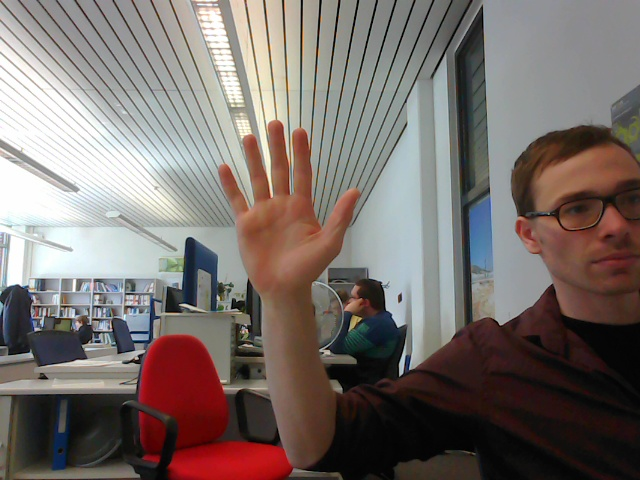
#> input picture test.jpg, 640 x 480 px, given in place of tabletennis.avi, which was not available
$ python mean_shift_cv2.py   (Python 2 division)
#> lines starting #> are read from the running program, lines starting #| are printed output that depends on the picture; after the words box and inside, x2 and y2 are one past the last pixel; in counts of white or black regions, pixels touching at a corner belong together; pictures that were not available may be replaced by others from this repository, and a replacement may not be noted
'''
Created on 09.04.2014

@author: tabuchte
'''

import numpy as np
import cv2
import webcam

# refImg, refImg_hsv = webcam.captureRefImage()
cap = cv2.VideoCapture('c:/Users/tabuchte/coding/matlab/mean_shift/ex4/tabletennis.avi')

# take first frame of the video
ret,frame = cap.read()
#> frame is the input picture: shape (480, 640, 3); mean B, G, R 107.4, 111.5, 121.3

# setup initial location of window
r,h,c,w = 27,31,136,28  # simply hardcoded the values
track_window = (c,r,w,h)

# set up the ROI for tracking
roi = frame[r:r+h, c:c+w]
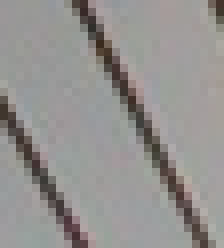
#> roi: shape (31, 28, 3) (shown 8 times larger); mean B, G, R 144, 146, 148.2
hsv_roi =  cv2.cvtColor(roi, cv2.COLOR_BGR2HSV)
#> hsv_roi: shape (31, 28, 3); mean H, S, V 56.7, 12.9, 149.4

cv2.imshow('roi', roi)
cv2.imshow('hsv_roi', hsv_roi)
cv2.waitKey(0)

mask = cv2.inRange(hsv_roi, np.array((0., 60.,32.)), np.array((180.,255.,255.)))
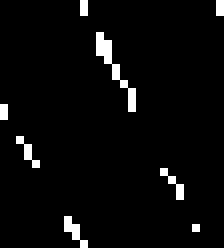
#> mask: shape (31, 28) (shown 8 times larger); 3.7% white in thin lines or dots
roi_hist = cv2.calcHist([hsv_roi],[0],mask,[180],[0,180])
#> roi_hist = 180 values, max 4 at index 9, min 0 at index 1, mean 0.178
cv2.normalize(roi_hist,roi_hist,0,255,cv2.NORM_MINMAX)

# Setup the termination criteria, either 10 iteration or move by atleast 1 pt
term_crit = ( cv2.TERM_CRITERIA_EPS | cv2.TERM_CRITERIA_COUNT, 10, 1 )

while(1):
    # frame, frame_hsv = webcam.get_frame()
    ret, frame = cap.read()

    hsv = cv2.cvtColor(frame, cv2.COLOR_BGR2HSV)
#> hsv: shape (480, 640, 3); mean H, S, V 56.1, 57.9, 125.9
    dst = cv2.calcBackProject([hsv],[0],roi_hist,[0,180],1)
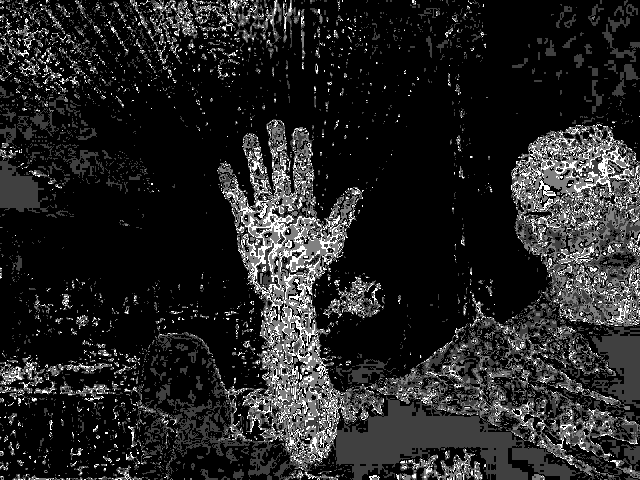
#> dst: shape (480, 640); min 0, max 255, mean 35.9

    print dst
#> (printed output is left out)

    # apply meanshift to get the new location
    ret, track_window = cv2.meanShift(dst, track_window, term_crit)
#> ret = 10; track_window = (148, 13, 28, 31)

    # Draw it on image
    x,y,w,h = track_window
#> x = 148; y = 13; w = 28; h = 31
    cv2.rectangle(frame, (x,y), (x+w,y+h), 255,2)
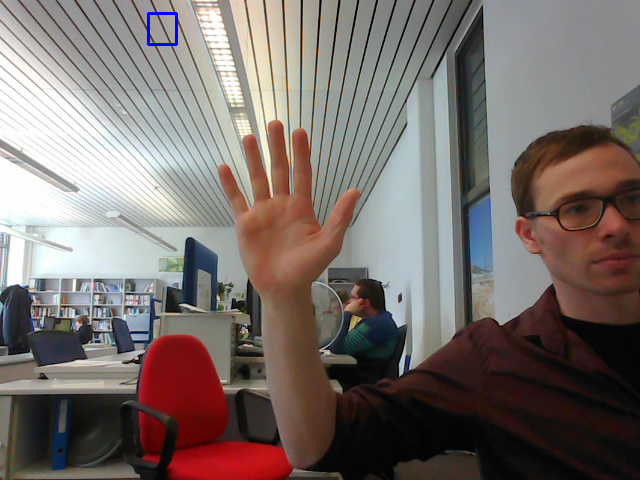
#> frame: shape (480, 640, 3); 0.11% of pixels changed, all inside (x1, y1, x2, y2) = (147, 12, 178, 46)
    cv2.imshow('img2',frame)
    cv2.waitKey(0)

cv2.destroyAllWindows()
